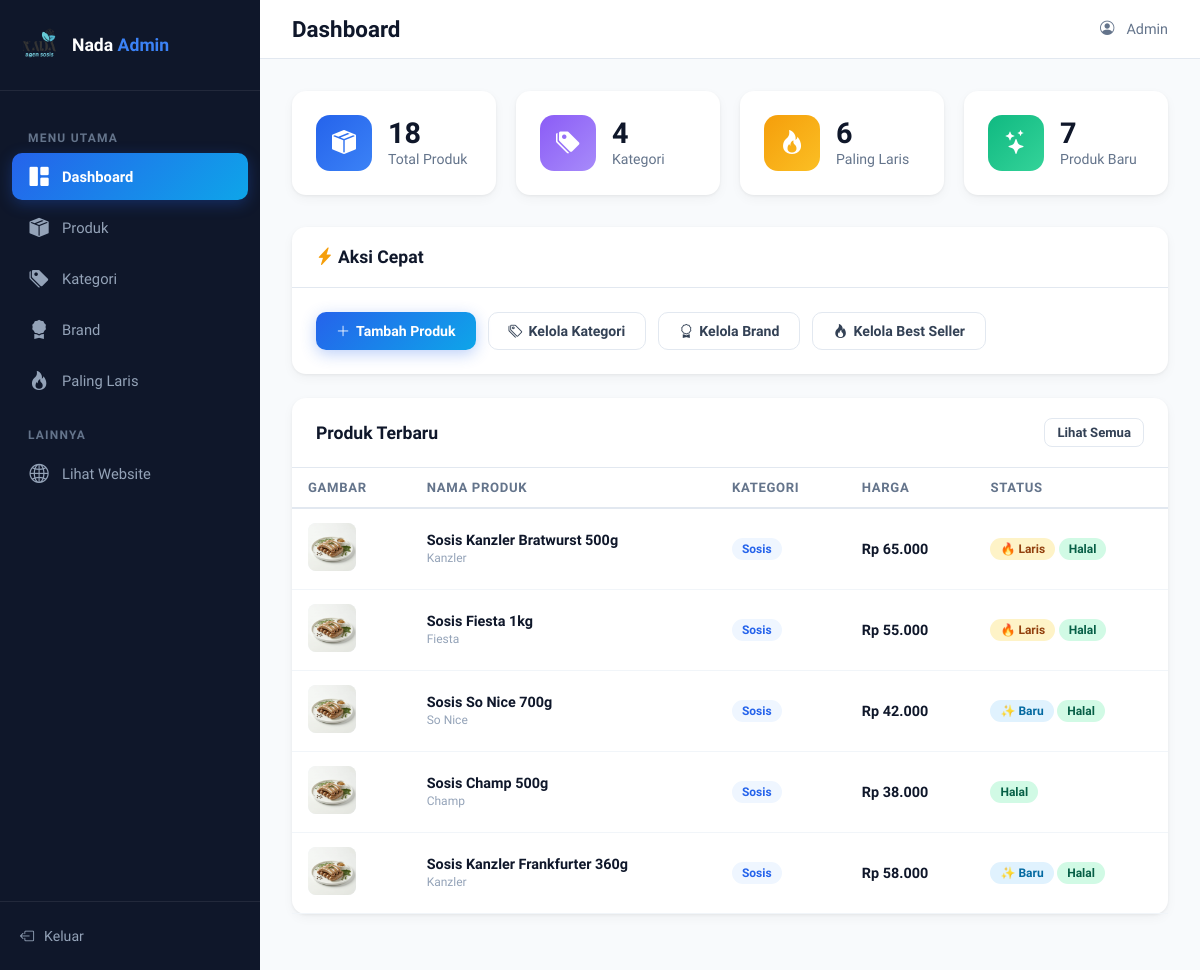
The page /admin/index.php (signed in) on the database its author committed.
### tables this page shows
CREATE TABLE IF NOT EXISTS products (
  id INT AUTO_INCREMENT PRIMARY KEY,
  name VARCHAR(255) NOT NULL,
  category_id INT NOT NULL,
  brand_id INT DEFAULT NULL,
  brand VARCHAR(100) NOT NULL DEFAULT '',
  description TEXT,
  weight VARCHAR(50) DEFAULT '',
  storage VARCHAR(100) DEFAULT 'Disimpan beku (-18°C)',
  price VARCHAR(50) DEFAULT '',
  img VARCHAR(255) DEFAULT 'img/product-default.png',
  halal TINYINT(1) DEFAULT 1,
  badge VARCHAR(50) DEFAULT '',
  is_new TINYINT(1) DEFAULT 0,
  is_best_seller TINYINT(1) DEFAULT 0,
  created_at TIMESTAMP DEFAULT CURRENT_TIMESTAMP,
  updated_at TIMESTAMP DEFAULT CURRENT_TIMESTAMP ON UPDATE CURRENT_TIMESTAMP,
  FOREIGN KEY (category_id) REFERENCES categories(id) ON UPDATE CASCADE,
  FOREIGN KEY (brand_id) REFERENCES brands(id) ON UPDATE CASCADE ON DELETE SET NULL
);

CREATE TABLE IF NOT EXISTS categories (
  id INT AUTO_INCREMENT PRIMARY KEY,
  name VARCHAR(100) NOT NULL,
  slug VARCHAR(100) NOT NULL UNIQUE,
  icon VARCHAR(10) DEFAULT '',
  description VARCHAR(255) DEFAULT '',
  created_at TIMESTAMP DEFAULT CURRENT_TIMESTAMP,
  updated_at TIMESTAMP DEFAULT CURRENT_TIMESTAMP ON UPDATE CURRENT_TIMESTAMP
);

### config.php (called while the page is built, shortened)
<?php
function h($str)
{
    return htmlspecialchars($str ?? '', ENT_QUOTES, 'UTF-8');
}

### admin/index.php (the view, shortened to what this page needs)
<?php
require_once __DIR__ . '/auth.php';
$totalProducts = $pdo->query("SELECT COUNT(*) FROM products")->fetchColumn();
$totalCategories = $pdo->query("SELECT COUNT(*) FROM categories")->fetchColumn();
$totalBestSellers = $pdo->query("SELECT COUNT(*) FROM products WHERE is_best_seller = 1")->fetchColumn();
$totalNewProducts = $pdo->query("SELECT COUNT(*) FROM products WHERE is_new = 1")->fetchColumn();
$recentProducts = $pdo->query("SELECT p.*, c.name as category_name FROM products p LEFT JOIN categories c ON p.category_id = c.id ORDER BY p.created_at DESC LIMIT 5")->fetchAll();
?>
<!DOCTYPE html>
<html lang="id">
<head>
    <link href="https://cdn.jsdelivr.net/npm/bootstrap-icons@1.11.3/font/bootstrap-icons.min.css" rel="stylesheet">
    <link rel="stylesheet" href="style.css">
</head>
<body>
    <aside class="admin-sidebar" id="adminSidebar">
        <div class="sidebar-brand">
            <img src="../img/logo.png" alt="Logo">
            <h2>Nada <span>Admin</span></h2>
        </div>
        <nav class="sidebar-nav">
            <div class="nav-section">Menu Utama</div>
            <a href="index.php" class="active"><i class="bi bi-grid-1x2-fill"></i> Dashboard</a>
            <a href="products.php"><i class="bi bi-box-seam-fill"></i> Produk</a>
            <a href="categories.php"><i class="bi bi-tags-fill"></i> Kategori</a>
            <a href="brands.php"><i class="bi bi-award-fill"></i> Brand</a>
            <a href="best-sellers.php"><i class="bi bi-fire"></i> Paling Laris</a>
            <div class="nav-section">Lainnya</div>
            <a href="../index.html" target="_blank"><i class="bi bi-globe2"></i> Lihat Website</a>
        </nav>
        <div class="sidebar-footer">
            <a href="logout.php"><i class="bi bi-box-arrow-left"></i> Keluar</a>
        </div>
    </aside>
    <main class="admin-main">
        <div class="admin-topbar">
            <div style="display:flex;align-items:center;gap:12px">
                <h1>Dashboard</h1>
            </div>
            <div class="topbar-right">
                <i class="bi bi-person-circle"></i>
                <span>Admin
                </span>
            </div>
        </div>
        <div class="admin-content">
            <div class="stats-grid">
                <div class="stat-card">
                    <div class="stat-icon blue"><i class="bi bi-box-seam-fill"></i></div>
                    <div class="stat-info">
                        <h3>
                            <?= $totalProducts ?>
                        </h3>
                        <p>Total Produk</p>
                    </div>
                </div>
                <div class="stat-card">
                    <div class="stat-icon purple"><i class="bi bi-tags-fill"></i></div>
                    <div class="stat-info">
                        <h3>
                            <?= $totalCategories ?>
                        </h3>
                        <p>Kategori</p>
                    </div>
                </div>
                <div class="stat-card">
                    <div class="stat-icon orange"><i class="bi bi-fire"></i></div>
                    <div class="stat-info">
                        <h3>
                            <?= $totalBestSellers ?>
                        </h3>
                        <p>Paling Laris</p>
                    </div>
                </div>
                <div class="stat-card">
                    <div class="stat-icon green"><i class="bi bi-stars"></i></div>
                    <div class="stat-info">
                        <h3>
                            <?= $totalNewProducts ?>
                        </h3>
                        <p>Produk Baru</p>
                    </div>
                </div>
            </div>
            <div class="admin-card" style="margin-bottom:24px">
                <div class="admin-card-header">
                    <h2><i class="bi bi-lightning-charge-fill" style="color:var(--admin-warning)"></i> Aksi Cepat</h2>
                </div>
                <div class="admin-card-body" style="display:flex;gap:12px;flex-wrap:wrap">
                    <a href="products.php?action=add" class="btn-admin btn-admin-primary"><i class="bi bi-plus-lg"></i>
                        Tambah Produk</a>
                    <a href="categories.php" class="btn-admin btn-admin-outline"><i class="bi bi-tags"></i> Kelola
                        Kategori</a>
                    <a href="brands.php" class="btn-admin btn-admin-outline"><i class="bi bi-award"></i> Kelola
                        Brand</a>
                    <a href="best-sellers.php" class="btn-admin btn-admin-outline"><i class="bi bi-fire"></i> Kelola
                        Best Seller</a>
                </div>
            </div>
            <div class="admin-card">
                <div class="admin-card-header">
                    <h2>Produk Terbaru</h2>
                    <a href="products.php" class="btn-admin btn-admin-outline btn-sm">Lihat Semua</a>
                </div>
                <div class="admin-card-body" style="padding:0">
                    <table class="admin-table">
                        <thead>
                            <tr>
                                <th>Gambar</th>
                                <th>Nama Produk</th>
                                <th>Kategori</th>
                                <th>Harga</th>
                                <th>Status</th>
                            </tr>
                        </thead>
                        <tbody>
                            <?php foreach ($recentProducts as $p): ?>
                                <tr>
                                    <td><img src="../<?= h($p['img']) ?>" class="product-thumb" alt="<?= h($p['name']) ?>">
                                    </td>
                                    <td><strong>
                                            <?= h($p['name']) ?>
                                        </strong><br><small style="color:var(--admin-dark-400)">
                                            <?= h($p['brand']) ?>
                                        </small></td>
                                    <td><span class="badge badge-primary">
                                            <?= h($p['category_name']) ?>
                                        </span></td>
                                    <td><strong>
                                            <?= h($p['price']) ?>
                                        </strong></td>
                                    <td>
                                        <?php if ($p['is_best_seller']): ?><span class="badge badge-warning">🔥 Laris</span>
                                        <?php endif; ?>
                                        <?php if ($p['is_new']): ?><span class="badge badge-info">✨ Baru</span>
                                        <?php endif; ?>
                                        <?php if ($p['halal']): ?><span class="badge badge-success">Halal</span>
                                        <?php endif; ?>
                                    </td>
                                </tr>
                            <?php endforeach; ?>
                        </tbody>
                    </table>
                </div>
            </div>
        </div>
    </main>
</body>
</html>

### rows shown on the page
products: img (picture), name "Sosis Kanzler Bratwurst 500g", brand "Kanzler", category.name "Sosis", price "Rp 65.000", is_best_seller "🔥 Laris", halal "Halal"
products: img (picture), name "Sosis Fiesta 1kg", brand "Fiesta", category.name "Sosis", price "Rp 55.000", is_best_seller "🔥 Laris", halal "Halal"
products: img (picture), name "Sosis So Nice 700g", brand "So Nice", category.name "Sosis", price "Rp 42.000", is_new "✨ Baru", halal "Halal"
products: img (picture), name "Sosis Champ 500g", brand "Champ", category.name "Sosis", price "Rp 38.000", halal "Halal"
products: img (picture), name "Sosis Kanzler Frankfurter 360g", brand "Kanzler", category.name "Sosis", price "Rp 58.000", is_new "✨ Baru", halal "Halal"

### other values the page prints
$totalProducts "18"
$totalCategories "4"
$totalBestSellers "6"
$totalNewProducts "7"
